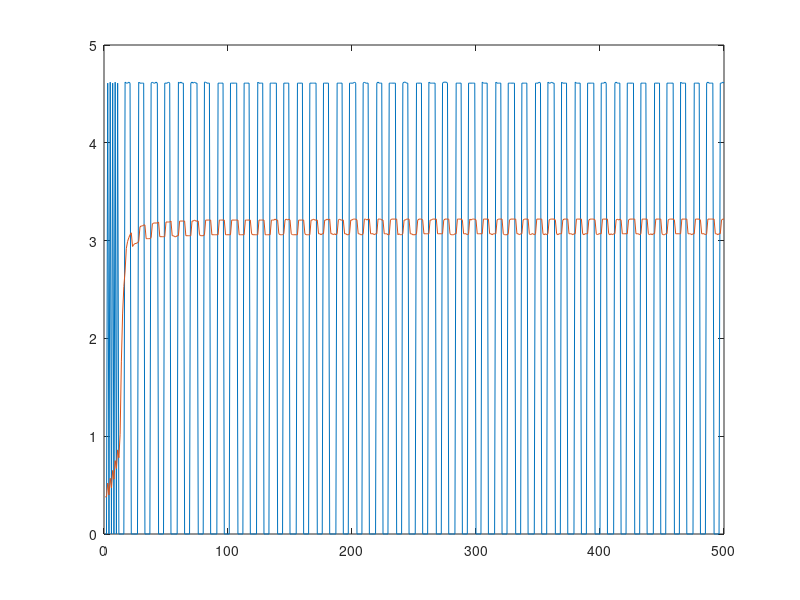

Reproduce this figure in MATLAB.
clear all;

v_in = [0.00
0.00
4.61
0.00
4.62
0.00
4.61
0.00
4.62
0.00
4.61
0.00
0.00
0.00
0.00
0.00
4.62
4.61
4.61
4.62
4.61
0.00
0.00
0.00
0.00
0.00
0.00
4.62
4.61
4.61
4.61
4.61
0.00
0.00
0.00
0.00
0.00
4.61
4.62
4.61
4.61
4.62
4.61
0.00
0.00
0.00
0.00
0.00
4.61
4.61
4.61
4.62
4.61
0.00
0.00
0.00
0.00
0.00
0.00
4.62
4.61
4.62
4.61
4.61
0.00
0.00
0.00
0.00
0.00
4.61
4.62
4.61
4.62
4.61
4.61
0.00
0.00
0.00
0.00
0.00
4.62
4.62
4.61
4.61
4.61
0.00
0.00
0.00
0.00
0.00
0.00
4.61
4.61
4.61
4.61
4.61
0.00
0.00
0.00
0.00
0.00
4.61
4.61
4.61
4.61
4.61
4.61
0.00
0.00
0.00
0.00
0.00
4.61
4.61
4.61
4.61
4.61
0.00
0.00
0.00
0.00
0.00
0.00
4.62
4.61
4.61
4.61
4.61
0.00
0.00
0.00
0.00
0.00
4.61
4.61
4.61
4.61
4.61
4.61
0.00
0.00
0.00
0.00
0.00
4.61
4.61
4.61
4.61
4.61
0.00
0.00
0.00
0.00
0.00
0.00
4.61
4.61
4.61
4.61
4.61
0.00
0.00
0.00
0.00
0.00
4.61
4.61
4.61
4.61
4.61
4.61
0.00
0.00
0.00
0.00
0.00
4.61
4.61
4.61
4.61
4.61
0.00
0.00
0.00
0.00
0.00
0.00
4.61
4.61
4.61
4.61
4.61
0.00
0.00
0.00
0.00
0.00
4.61
4.61
4.61
4.61
4.62
4.61
0.00
0.00
0.00
0.00
0.00
4.61
4.62
4.61
4.61
4.61
0.00
0.00
0.00
0.00
0.00
0.00
4.61
4.62
4.61
4.61
4.61
0.00
0.00
0.00
0.00
0.00
4.61
4.61
4.61
4.61
4.61
4.61
0.00
0.00
0.00
0.00
0.00
4.61
4.62
4.62
4.61
4.61
0.00
0.00
0.00
0.00
0.00
0.00
4.61
4.61
4.61
4.61
4.61
0.00
0.00
0.00
0.00
0.00
4.62
4.61
4.61
4.61
4.61
4.61
0.00
0.00
0.00
0.00
0.00
4.61
4.62
4.62
4.62
4.61
0.00
0.00
0.00
0.00
0.00
0.00
4.61
4.61
4.61
4.61
4.61
0.00
0.00
0.00
0.00
0.00
4.61
4.61
4.61
4.61
4.61
4.61
0.00
0.00
0.00
0.00
0.00
4.62
4.61
4.61
4.61
4.61
0.00
0.00
0.00
0.00
0.00
0.00
4.62
4.61
4.61
4.61
4.61
0.00
0.00
0.00
0.00
0.00
4.61
4.61
4.61
4.61
4.61
4.61
0.00
0.00
0.00
0.00
0.00
4.61
4.61
4.61
4.61
4.61
0.00
0.00
0.00
0.00
0.00
0.00
4.61
4.61
4.61
4.62
4.61
0.00
0.00
0.00
0.00
0.00
4.62
4.61
4.61
4.62
4.61
4.61
0.00
0.00
0.00
0.00
0.00
4.62
4.61
4.61
4.61
4.61
0.00
0.00
0.00
0.00
0.00
0.00
4.62
4.61
4.61
4.61
4.61
0.00
0.00
0.00
0.00
0.00
4.61
4.61
4.61
4.61
4.61
4.61
0.00
0.00
0.00
0.00
0.00
4.61
4.61
4.61
4.62
4.61
0.00
0.00
0.00
0.00
0.00
0.00
4.61
4.62
4.61
4.61
4.61
0.00
0.00
0.00
0.00
0.00
4.61
4.61
4.61
4.61
4.61
4.61
0.00
0.00
0.00
0.00
0.00
4.61
4.61
4.61
4.61
4.61
0.00
0.00
0.00
0.00
0.00
0.00
4.61
4.61
4.61
4.61
4.61
0.00
0.00
0.00
0.00
0.00
4.61
4.61
4.61
4.61
4.61
4.61
0.00
0.00
0.00
0.00
0.00
4.62
4.61
4.61
4.61
4.61
0.00
0.00
0.00
0.00
0.00
0.00
4.61
4.61
4.61
4.61
4.61
0.00
0.00
0.00
0.00
0.00
4.61
4.62
4.61
4.61
4.61
4.61
0.00
0.00
0.00
0.00
0.00
4.61
4.61
4.62
4.61
];

v = [0.38
0.38
0.52
0.40
0.57
0.47
0.65
0.56
0.75
0.67
0.86
0.78
1.02
1.76
2.25
2.53
2.69
2.92
2.99
3.03
3.06
3.08
2.94
2.96
2.97
2.97
2.98
2.99
3.14
3.15
3.15
3.16
3.16
3.02
3.02
3.02
3.02
3.03
3.17
3.18
3.18
3.18
3.18
3.19
3.04
3.04
3.04
3.04
3.04
3.19
3.19
3.19
3.19
3.20
3.05
3.05
3.04
3.04
3.05
3.05
3.20
3.20
3.20
3.20
3.20
3.05
3.05
3.05
3.05
3.05
3.20
3.20
3.21
3.20
3.20
3.20
3.06
3.05
3.05
3.05
3.06
3.21
3.21
3.21
3.21
3.21
3.06
3.06
3.06
3.06
3.06
3.06
3.21
3.21
3.21
3.21
3.21
3.06
3.06
3.06
3.06
3.06
3.21
3.21
3.21
3.21
3.21
3.21
3.06
3.06
3.06
3.06
3.06
3.21
3.21
3.21
3.21
3.21
3.07
3.06
3.06
3.06
3.06
3.06
3.21
3.21
3.21
3.21
3.21
3.06
3.06
3.06
3.06
3.06
3.21
3.21
3.21
3.22
3.21
3.21
3.07
3.06
3.06
3.06
3.07
3.21
3.22
3.21
3.22
3.21
3.07
3.06
3.06
3.06
3.06
3.06
3.21
3.21
3.21
3.21
3.21
3.07
3.06
3.06
3.06
3.06
3.21
3.21
3.22
3.21
3.21
3.21
3.07
3.07
3.06
3.07
3.07
3.21
3.21
3.22
3.21
3.22
3.07
3.07
3.06
3.07
3.06
3.07
3.21
3.22
3.21
3.21
3.21
3.07
3.07
3.06
3.06
3.07
3.21
3.21
3.22
3.22
3.22
3.21
3.07
3.07
3.06
3.06
3.07
3.22
3.22
3.21
3.22
3.22
3.07
3.07
3.07
3.06
3.07
3.07
3.22
3.22
3.22
3.21
3.21
3.07
3.07
3.07
3.06
3.06
3.21
3.22
3.22
3.22
3.22
3.22
3.06
3.07
3.06
3.06
3.07
3.21
3.21
3.22
3.22
3.22
3.07
3.07
3.06
3.06
3.06
3.07
3.21
3.22
3.22
3.22
3.21
3.07
3.07
3.07
3.07
3.07
3.21
3.21
3.22
3.22
3.22
3.22
3.07
3.07
3.07
3.07
3.07
3.21
3.22
3.22
3.22
3.22
3.07
3.06
3.06
3.06
3.07
3.07
3.22
3.22
3.22
3.22
3.21
3.07
3.07
3.07
3.06
3.07
3.22
3.21
3.22
3.22
3.22
3.21
3.07
3.07
3.07
3.07
3.07
3.22
3.22
3.22
3.22
3.22
3.07
3.07
3.06
3.07
3.07
3.07
3.21
3.22
3.22
3.22
3.22
3.07
3.06
3.06
3.06
3.07
3.21
3.22
3.22
3.22
3.22
3.22
3.07
3.07
3.06
3.07
3.07
3.21
3.22
3.22
3.22
3.22
3.07
3.06
3.07
3.07
3.06
3.07
3.22
3.22
3.22
3.22
3.22
3.07
3.06
3.07
3.06
3.07
3.21
3.22
3.22
3.22
3.22
3.21
3.07
3.06
3.07
3.07
3.07
3.21
3.22
3.22
3.22
3.22
3.07
3.07
3.07
3.06
3.07
3.07
3.22
3.22
3.22
3.22
3.22
3.07
3.06
3.07
3.07
3.07
3.21
3.22
3.22
3.22
3.22
3.21
3.07
3.06
3.07
3.07
3.07
3.22
3.22
3.22
3.22
3.22
3.07
3.06
3.07
3.06
3.07
3.07
3.21
3.22
3.21
3.22
3.21
3.07
3.07
3.07
3.07
3.07
3.21
3.22
3.22
3.22
3.22
3.22
3.07
3.07
3.07
3.06
3.07
3.22
3.22
3.22
3.22
3.22
3.07
3.06
3.07
3.06
3.07
3.07
3.22
3.22
3.22
3.22
3.22
3.07
3.06
3.06
3.07
3.07
3.21
3.22
3.22
3.22
3.22
3.21
3.07
3.07
3.07
3.07
3.07
3.22
3.22
3.22
3.22
3.22
3.07
3.07
3.07
3.06
3.07
3.07
3.22
3.22
3.22
3.22
3.21
3.07
3.07
3.07
3.06
3.07
3.22
3.22
3.22
3.22
3.22
3.22
3.07
3.07
3.06
3.07
3.07
3.21
3.22
3.22
];

v_led = [0.00
0.00
3.00
-1.61
0.00
3.01
0.00
3.00
3.01
0.00
3.01
0.00
0.00
-1.62
3.00
3.01
3.00
3.00
3.00
4.61
0.00
0.00
0.00
0.00
-1.62
3.01
2.99
2.99
2.99
4.61
0.00
0.00
0.00
0.00
-1.62
3.00
3.00
3.00
3.00
3.00
4.61
0.00
0.00
0.00
0.00
-1.62
3.00
3.00
3.00
2.99
4.61
0.00
0.00
0.00
0.00
-1.62
3.00
3.00
3.00
3.00
2.98
4.61
0.00
0.00
0.00
0.00
-1.62
2.99
3.00
3.00
2.99
4.61
0.00
0.00
0.00
0.00
-1.62
3.00
3.00
3.00
3.00
3.00
4.61
0.00
0.00
0.00
0.00
-1.62
2.99
3.00
2.99
2.99
4.61
0.00
0.00
0.00
0.00
-1.62
3.00
3.00
3.00
3.00
2.99
4.61
0.00
0.00
0.00
0.00
-1.62
3.00
3.00
3.00
2.99
4.61
0.00
0.00
0.00
0.00
-1.62
2.99
3.00
2.99
3.00
2.99
4.61
0.00
0.00
0.00
0.00
-1.62
3.00
3.00
3.00
2.99
4.61
0.00
0.00
0.00
0.00
-1.62
2.99
3.00
3.00
3.00
2.99
4.61
0.00
0.00
0.00
0.00
-1.62
3.00
2.99
3.00
3.00
4.61
0.00
0.00
0.00
0.00
-1.62
2.99
3.00
3.00
2.99
2.99
4.61
0.00
0.00
0.00
0.00
-1.62
3.00
3.00
3.00
2.99
4.62
0.00
0.00
0.00
0.00
-1.62
3.00
2.99
3.00
2.99
2.98
4.61
0.00
0.00
0.00
0.00
-1.62
3.00
2.99
3.00
2.99
4.61
0.00
0.00
0.00
0.00
-1.62
3.00
3.00
3.00
3.00
2.99
4.61
0.00
0.00
0.00
0.00
-1.62
3.00
2.99
3.00
2.99
4.61
0.00
0.00
0.00
0.00
-1.62
2.99
3.00
3.00
2.99
3.00
4.61
0.00
0.00
0.00
0.00
-1.62
3.00
2.99
3.00
3.00
4.61
0.00
0.00
0.00
0.00
-1.62
3.00
2.99
3.00
3.00
3.00
4.61
0.00
0.00
0.00
0.00
-1.62
2.99
3.00
2.99
2.99
4.61
0.00
0.00
0.00
0.00
-1.62
3.00
3.00
2.99
2.99
2.99
4.61
0.00
0.00
0.00
0.00
-1.62
3.00
3.00
3.00
2.99
4.61
0.00
0.00
0.00
0.00
-1.62
2.99
3.00
2.99
3.00
2.99
4.61
0.00
0.00
0.00
0.00
-1.62
2.99
3.00
3.00
2.99
4.61
0.00
0.00
0.00
0.00
-1.62
3.00
3.00
3.00
2.99
2.99
4.61
0.00
0.00
0.00
0.00
-1.62
3.00
3.00
2.99
3.00
4.61
0.00
0.00
0.00
0.00
-1.62
3.00
2.99
3.00
3.00
2.99
4.61
0.00
0.00
0.00
0.00
-1.62
3.00
3.00
2.99
2.99
4.61
0.00
0.00
0.00
0.00
-1.62
2.99
3.00
2.99
2.99
2.99
4.61
0.00
0.00
0.00
0.00
-1.62
3.00
2.99
3.00
2.99
4.61
0.00
0.00
0.00
0.00
-1.62
2.99
3.00
3.00
3.00
2.99
4.61
0.00
0.00
0.00
0.00
-1.62
2.99
3.00
3.00
2.99
4.61
0.00
0.00
0.00
0.00
-1.62
2.99
2.99
3.00
2.99
2.99
4.61
0.00
0.00
0.00
0.00
-1.62
2.99
3.00
2.99
2.99
4.61
0.00
0.00
0.00
0.00
-1.62
3.00
3.00
3.00
3.00
3.00
4.61
0.00
0.00
0.00
0.00
-1.62
3.00
3.00
3.00
2.99
4.61
0.00
0.00
0.00
0.00
-1.62
2.99
3.00
3.00
3.00
2.99
4.61
0.00
0.00
0.00
0.00
-1.62
2.99
3.00
3.00
2.99
4.61
0.00
0.00
0.00
0.00
-1.62
3.00
2.99
2.99
2.99
2.99
4.61
0.00
0.00
0.00
0.00
-1.62
3.00
3.00
2.99
2.99
4.61
0.00
0.00
0.00
0.00
-1.62
2.99
2.99
2.99
2.99
2.99
4.61
0.00
0.00
0.00
0.00
-1.62
3.00
3.00
2.99
2.99
4.61
0.00
0.00
0.00
0.00
-1.62
3.00
2.99
2.99
];


for i=1:1:500
   x(i) = i; 
end
plot(x,v_in);
hold on;
plot(x,v);
%hold on;
%plot(x,v_led);
